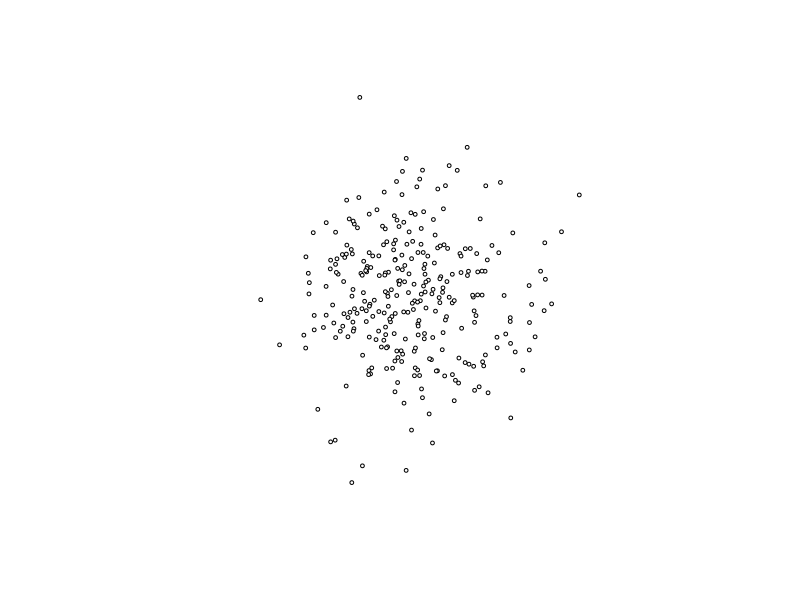
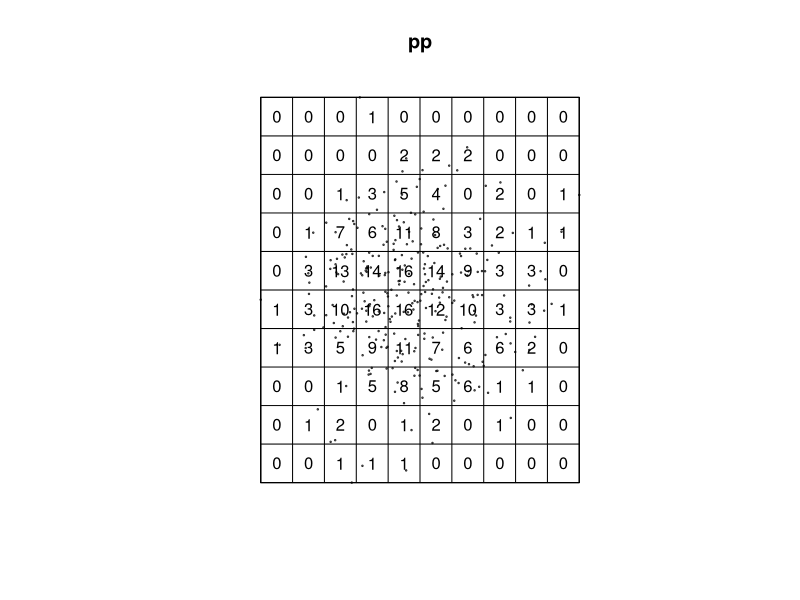
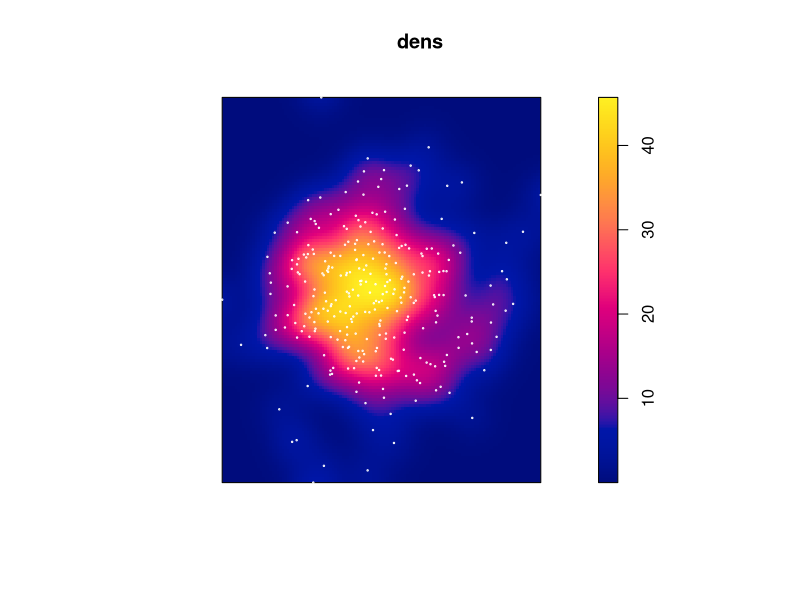
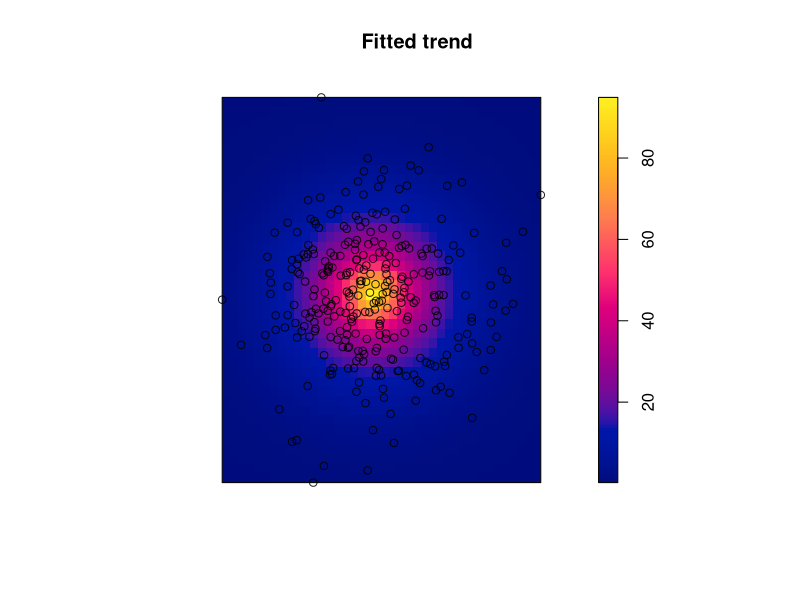

These charts were generated, in order, by the following R code:
## ---- chunk 1
library(sf)
D <- 2
N <- 300
mu <- rep(0, D)


sim <- mvtnorm::rmvnorm(N, mu, diag(D))

df <- as.data.frame(sim) |> 
  setNames(letters[1:D]) |> 
  st_as_sf(coords = letters[1:D])

plot(df, pch = 21, cex = 1/2)

library(spatstat)

pp <- as.ppp(df)
qcount <- quadratcount(pp, nx = 10, ny = 10)
plot(pp, cex = 1/5)
plot(qcount, add = TRUE)

dens <- density(pp, sigma = bw.diggle)
plot(dens)
plot(pp, cex = 1/5, add = TRUE, col = "white")

s <- stars::st_as_stars(dens)

pt <- st_sfc(st_point(c(0, 0))) ## center
s$dist <- st_as_sf(s, as_points = TRUE, na.rm = FALSE) |> st_distance(pt)

mod <- ppm(pp ~ dist, data = list(dist = as.im(s["dist"])))
mod
plot(mod, se = FALSE)
